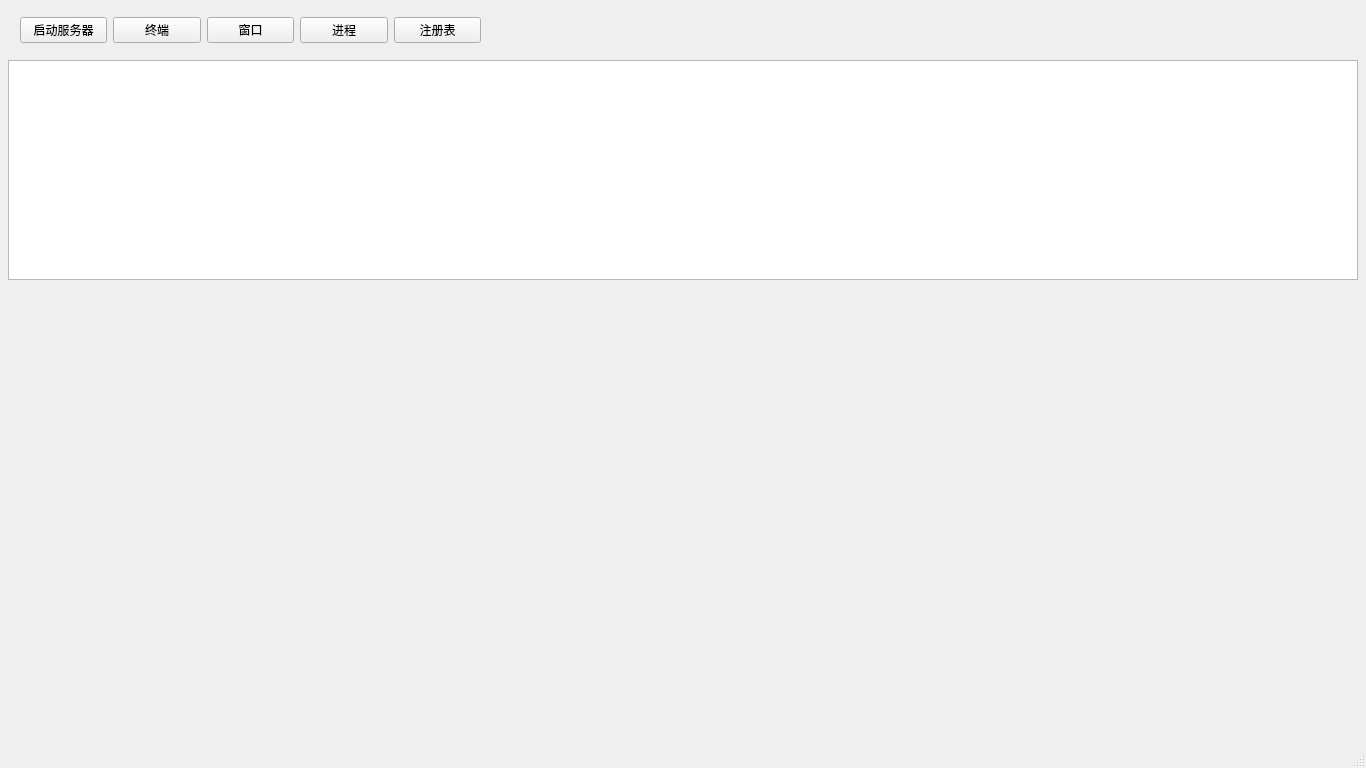
<?xml version="1.0" encoding="UTF-8"?>
<ui version="4.0">
 <class>ServerDlg</class>
 <widget class="QMainWindow" name="ServerDlg">
  <property name="geometry">
   <rect>
    <x>0</x>
    <y>0</y>
    <width>1366</width>
    <height>768</height>
   </rect>
  </property>
  <property name="minimumSize">
   <size>
    <width>1366</width>
    <height>768</height>
   </size>
  </property>
  <property name="maximumSize">
   <size>
    <width>1366</width>
    <height>768</height>
   </size>
  </property>
  <property name="windowTitle">
   <string>MainWindow</string>
  </property>
  <widget class="QWidget" name="centralwidget">
   <widget class="QTableView" name="ClientTableView">
    <property name="geometry">
     <rect>
      <x>8</x>
      <y>60</y>
      <width>1350</width>
      <height>220</height>
     </rect>
    </property>
   </widget>
   <widget class="QWidget" name="">
    <property name="geometry">
     <rect>
      <x>20</x>
      <y>10</y>
      <width>461</width>
      <height>41</height>
     </rect>
    </property>
    <layout class="QHBoxLayout" name="horizontalLayout">
     <item>
      <widget class="QPushButton" name="ListenButton">
       <property name="text">
        <string>启动服务器</string>
       </property>
      </widget>
     </item>
     <item>
      <widget class="QPushButton" name="CmdButton">
       <property name="text">
        <string>终端</string>
       </property>
      </widget>
     </item>
     <item>
      <widget class="QPushButton" name="WindowButton">
       <property name="text">
        <string>窗口</string>
       </property>
      </widget>
     </item>
     <item>
      <widget class="QPushButton" name="ProcessButton">
       <property name="text">
        <string>进程</string>
       </property>
      </widget>
     </item>
     <item>
      <widget class="QPushButton" name="RegistryButton">
       <property name="text">
        <string>注册表</string>
       </property>
      </widget>
     </item>
    </layout>
   </widget>
  </widget>
  <widget class="QMenuBar" name="menubar">
   <property name="geometry">
    <rect>
     <x>0</x>
     <y>0</y>
     <width>1366</width>
     <height>24</height>
    </rect>
   </property>
  </widget>
  <widget class="QStatusBar" name="statusbar"/>
 </widget>
 <resources/>
 <connections/>
</ui>
